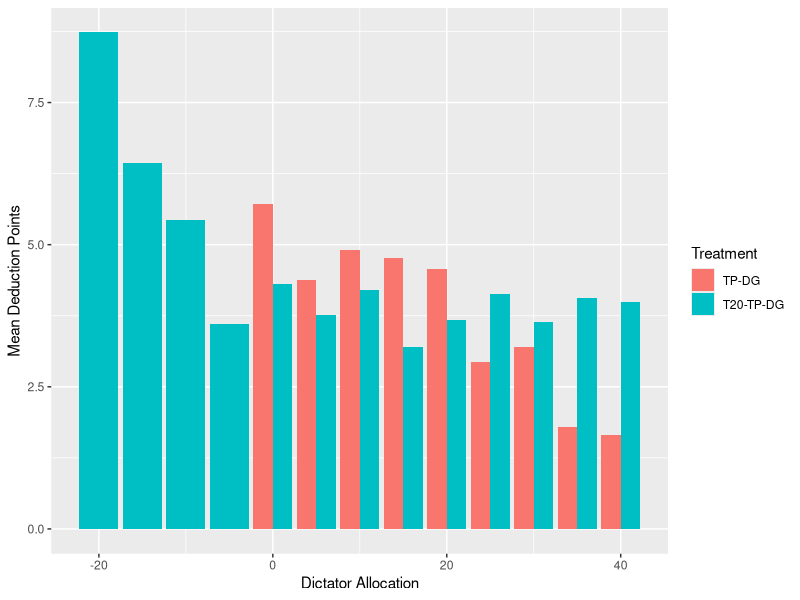
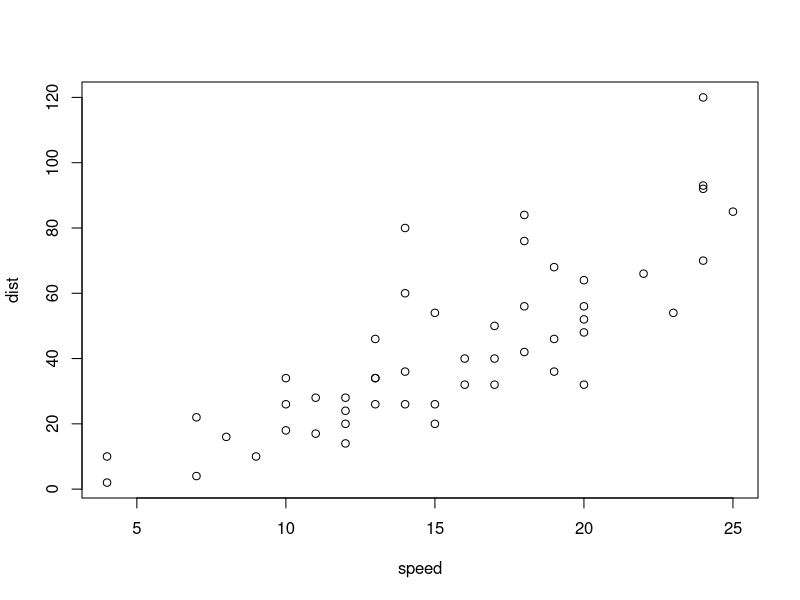

Reproduce these figures in R, in order.
## ---- chunk 1
library(ggplot2)
library(plyr)
library(reshape2)
library(dplyr)

#First, I read in the csv as data
tppdata <- read.csv("mergedpunish.csv")
#I don't need the pcodes from that data, so I drop them
tpp2 <- select(tppdata, punishlev, take20, dictatorallocation)
#I need to get the means of deduction points for each dictator allocation using the `aggregate` command
tppagg <- aggregate(punishlev ~ dictatorallocation + take20, tpp2, mean)
#I now call on ggplot to create a graphic of this over each period. 
ggplot(tppagg, aes(x = dictatorallocation, y = punishlev, fill = factor(take20))) + 
  geom_bar(stat = "identity", position = "dodge") +
  scale_fill_discrete(name="Treatment",
                      breaks = c(0, 1),
                      labels = c("TP-DG", "T20-TP-DG")) +
  xlab("Dictator Allocation") + ylab("Mean Deduction Points") 


## ---- chunk 2
plot(cars)
